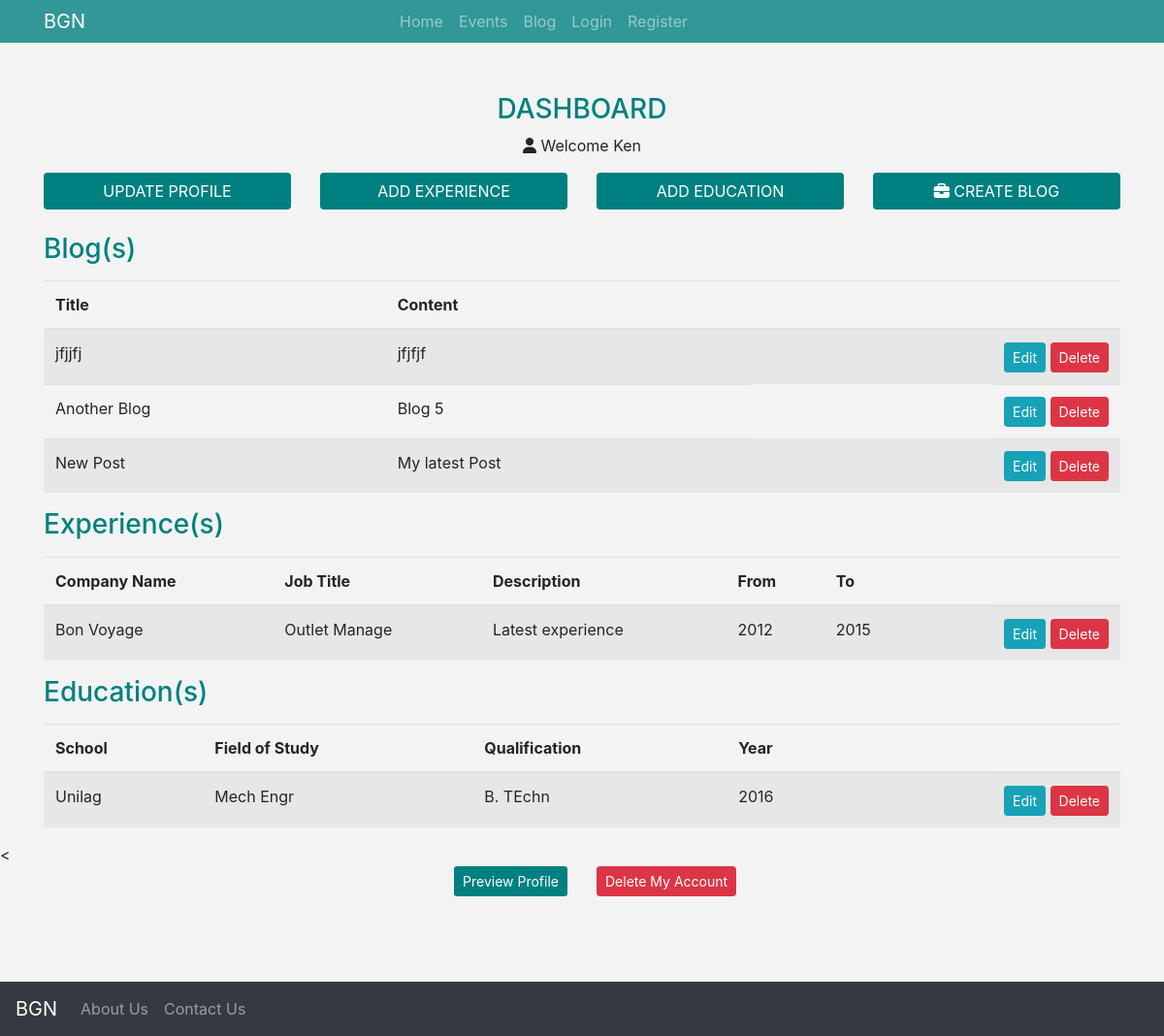
The page /accounts/dashboard/1 on the database as committed earlier.
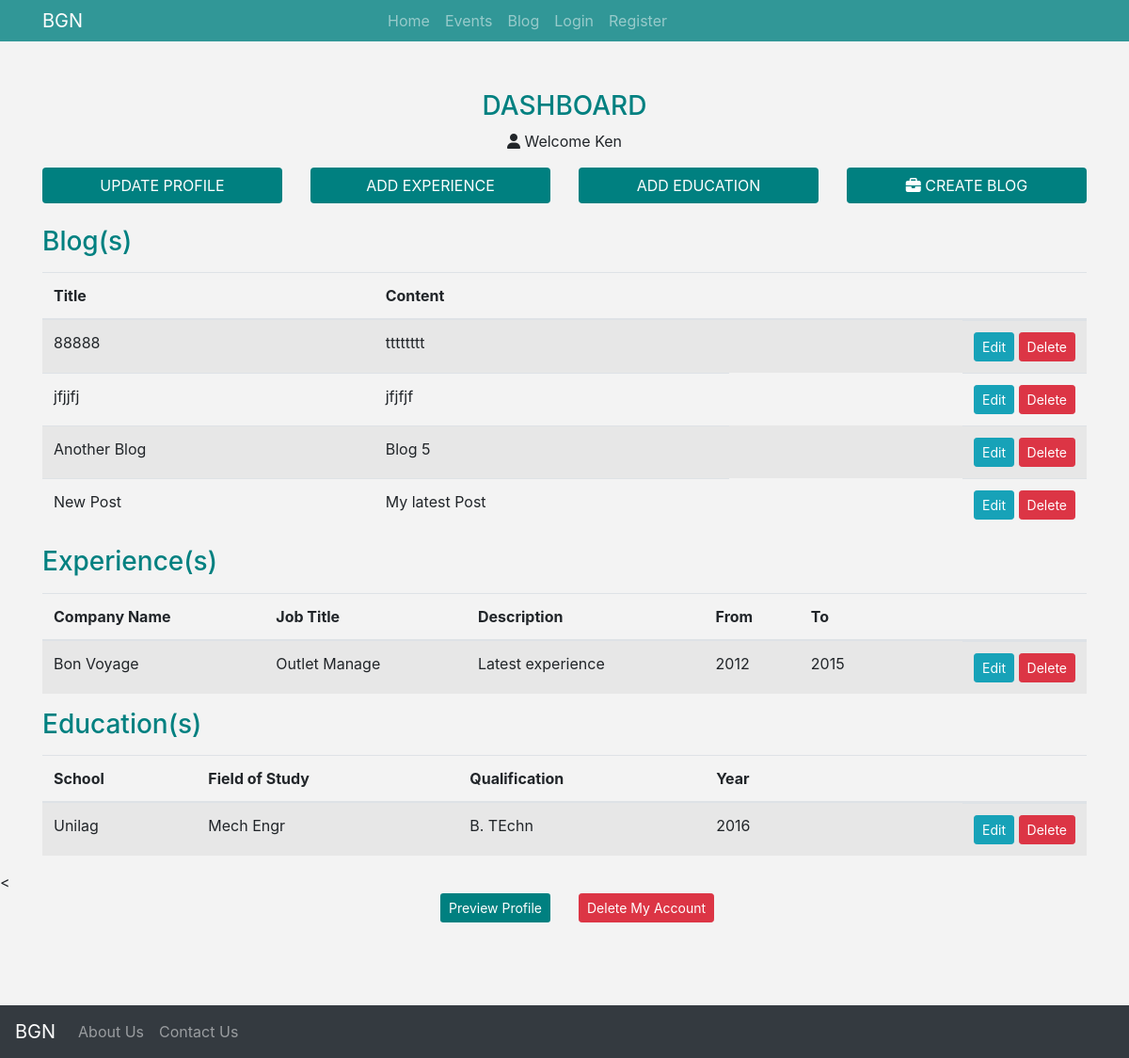
The same page on the database as committed later.
### pages/models.py (models this page shows, shortened)
class Post(models.Model):
    user = models.ForeignKey(User, on_delete=models.CASCADE, blank=True, null=True)
    title = models.CharField(max_length=125)
    content = models.TextField()
    image = models.ImageField(upload_to='photos/%Y/%m/%d/', blank=True)
    date_posted = models.DateTimeField(auto_now_add=True, null=True)

### accounts/models.py (models this page shows, shortened)
class Experience(models.Model):
    user = models.ForeignKey(User, on_delete=models.CASCADE, blank=True, null=True)
    company_name = models.CharField(max_length=255)
    job_title = models.CharField(max_length=255)
    year_from = models.IntegerField()
    year_to = models.IntegerField()
    job_description = models.TextField()

class Education(models.Model):
    user = models.ForeignKey(User, on_delete=models.CASCADE, blank=True, null=True)
    school = models.CharField(max_length=255)
    field_of_study = models.CharField(max_length=255)
    qualification = models.CharField(max_length=255)
    year = models.IntegerField()

### accounts/views.py (the view)
# urls.py: path('dashboard/<int:id>', views.dashboard, name='dashboard'),
def dashboard(request, id):
    user = get_object_or_404(User, pk=id)
    posts = Post.objects.all().filter(user=user).order_by('-date_posted')
    experiences = Experience.objects.all().filter(user=user)
    educations = Education.objects.all().filter(user=user)
    context = {
        'user': user,
        'posts': posts,
        'experiences': experiences,
        'educations': educations
    }
    return render(request, 'accounts/dashboard.html', context)

### templates/accounts/dashboard.html (shortened to what the changed rows need)
{% extends "base.html" %}
{% load static %}
{% block content %}
    <section class="container">
      <table class="table table-striped table-hover">
        <thead>
          <tr>
            <th scope="col">Title</th>
            <th scope="col">Content</th>
            <th scope="col"></th>
          </tr>
        </thead>
        <tbody>
        {% for post in posts %}
          <tr>
            <td>{{ post.title }}</td>
            <td>{{ post.content }}</td>
            <td class="float-right">
                    <a href="{% url 'edit_blog' post.id %}" class="btn btn-sm btn-info" type="button">
                        Edit
                    </a>
                   <button class="btn btn-danger btn-sm" type="submit" data-toggle="modal" data-target="#blog">Delete</button>
            </td>
          </tr>
        {% endfor %}
        </tbody>
      </table>
    </section>
 <section class="container">
      <table class="table table-striped table-hover">
        <thead>
          <tr>
            <th scope="col">Company Name</th>
            <th scope="col">Job Title</th>
            <th scope="col">Description</th>
            <th scope="col">From</th>
            <th scope="col">To</th>
            <th scope="col"></th>
          </tr>
        </thead>
        <tbody>
        {% for experience in experiences %}
          <tr>
            <td>{{ experience.company_name }}</td>
            <td>{{ experience.job_title }}</td>
            <td>{{ experience.job_description }}</td>
            <td>{{ experience.year_from }}</td>
            <td>{{ experience.year_to}}</td>
            <td class="float-right">
                    <a href="{% url 'edit_experience' experience.id %}" class="btn btn-sm btn-info" type="button">
                        Edit
                    </a>
                   <button class="btn btn-danger btn-sm" type="submit" data-toggle="modal" data-target="#experience">Delete</button>
            </td>
          </tr>
        {% endfor %}
        </tbody>
      </table>
    </section>
 <section class="container">
      <table class="table table-striped table-hover">
        <thead>
          <tr>
            <th scope="col">School</th>
            <th scope="col">Field of Study</th>
            <th scope="col">Qualification</th>
            <th scope="col">Year</th>
            <th scope="col"></th>
          </tr>
        </thead>
        <tbody>
        {% for education in educations %}
          <tr>
            <td>{{ education.school}}</td>
            <td>{{ education.field_of_study}}</td>
            <td>{{ education.qualification }}</td>
            <td>{{ education.year }}</td>
            <td class="float-right">
                    <a href="{% url 'edit_education' education.id %}" class="btn btn-sm btn-info" type="button">
                        Edit
                    </a>
                   <button class="btn btn-danger btn-sm" type="submit" data-toggle="modal" data-target="#education">Delete</button>
            </td>
          </tr>
        {% endfor %}
        </tbody>
      </table>
    </section>
{% endblock %}

Rows that differ between the two databases and show on the page:
added Post: title "88888", content "tttttttt"
